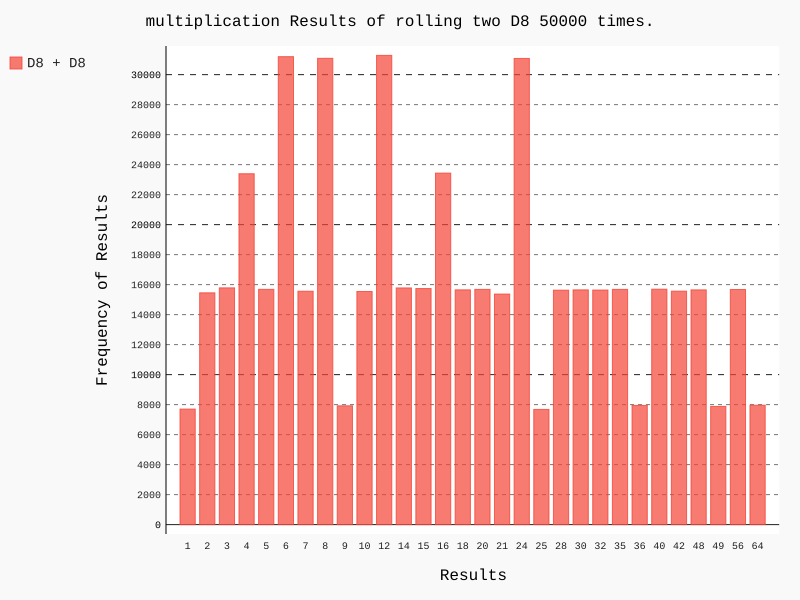

Recreate this plot in Python.
#coding=utf-8

import pygal
from die import Die

# 创建两个D8的骰子
die_1 = Die(8)
die_2 = Die(8)

# 掷几次骰子，并将结果存储在一个列表中
results = [(die_1.roll() * die_2.roll()) for roll_num in range(500000)]

# 算出乘法中可能的取值，利用set去重排序之后再组装成list
probably_result = list(set([(x * y) for x in range(1,9) for y in range(1, 9)]))

# 分析结果
max_result = die_1.num_sides * die_2.num_sides
frequencies = [results.count(value) for value in probably_result]

# 对结果进行可视化分析
hist = pygal.Bar()

hist.title = "multiplication Results of rolling two D8 50000 times."
hist.x_labels = [str(value) for value in probably_result]
hist.x_title = "Results"
hist.y_title = "Frequency of Results"

hist.add('D8 + D8', frequencies)
hist.render_to_file('multiplication_two_dice.svg')
